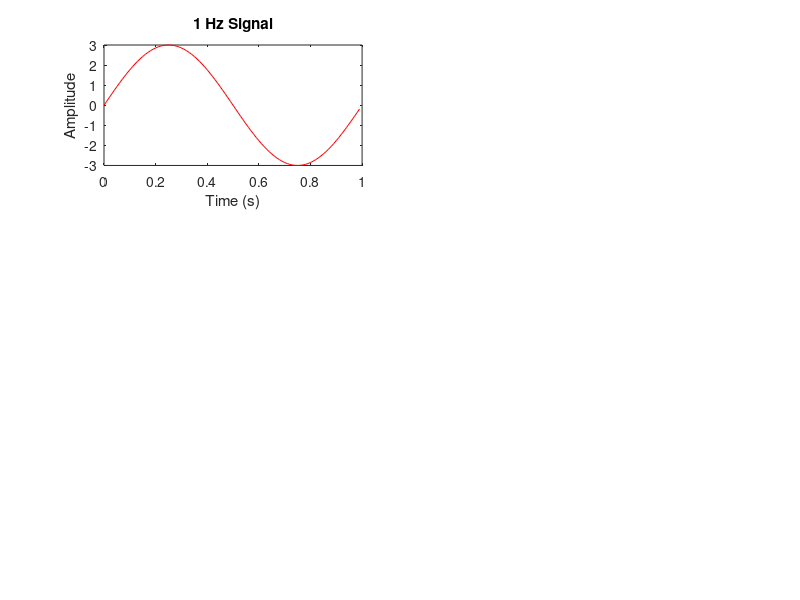
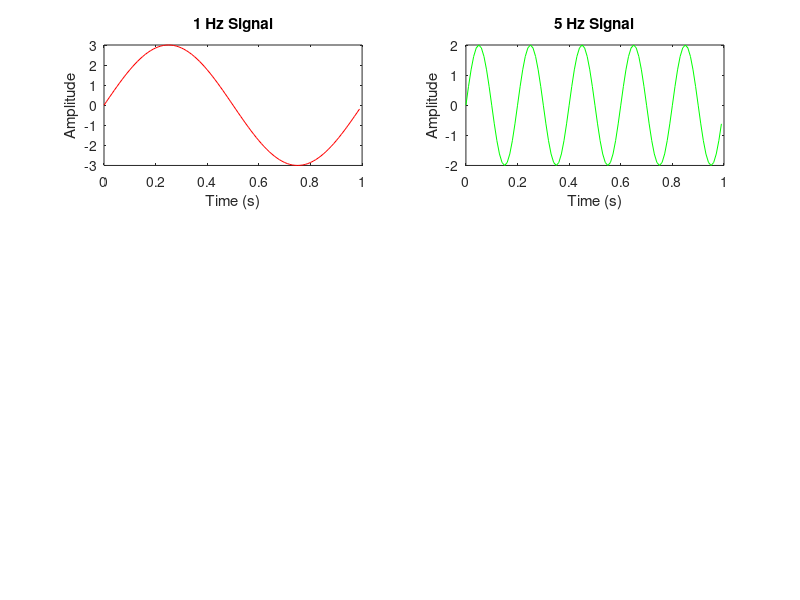
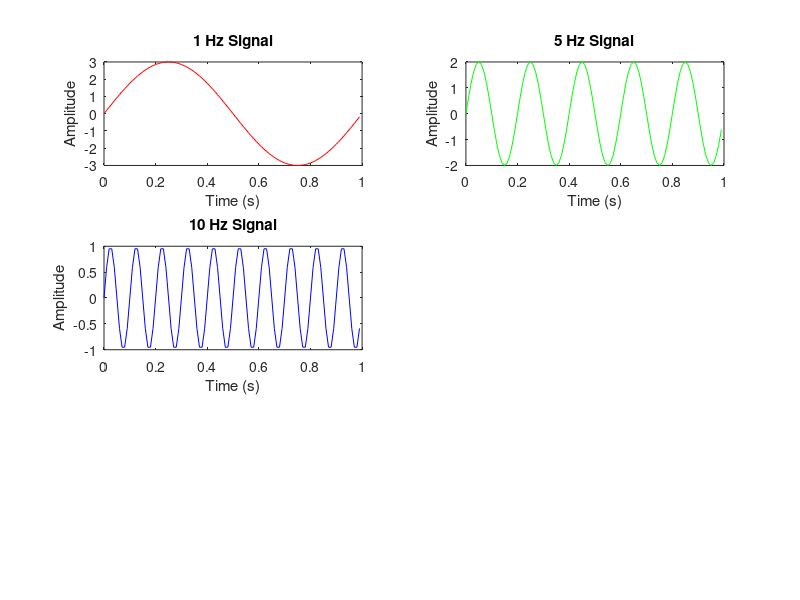
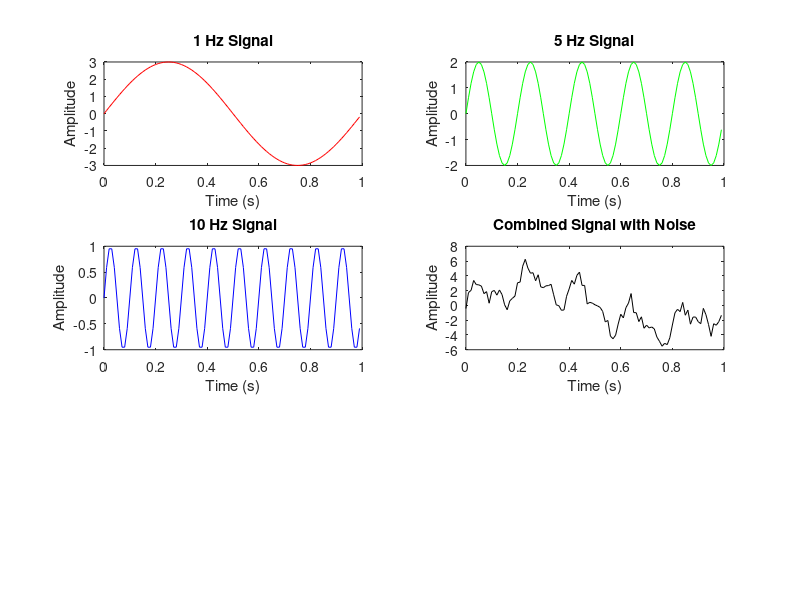

MATLAB code for these plots, in order:
% LAB 3: Signal Generation and Fast Fourier Transforms (FFTs) - ELYM 315 2025
% Generates 1 Hz, 5 Hz, and 10 Hz signals, combines them with noise, and uses FFT to recover frequency components.

% Define signal parameters
fs = 100;    % Sampling frequency (Hz)
T = 1;       % Total time (s)
t = 0:1/fs:T-1/fs; % Time vector

% Generate sinusoidal signals
f1 = 1;  A1 = 3;  x1 = A1 * sin(2*pi*f1*t);    % 1 Hz signal
f5 = 5;  A5 = 2;  x5 = A5 * sin(2*pi*f5*t);    % 5 Hz signal
f10 = 10; A10 = 1; x10 = A10 * sin(2*pi*f10*t); % 10 Hz signal

% Combining signals
x_combined = x1 + x5 + x10;

% Adding random noise
noise = 0.5 * randn(size(t));
x_noisy = x_combined + noise;

% Compute FFT
N = length(t);
X_f = fft(x_noisy);
X_magnitude = abs(X_f) / N;
freqs = (0:N-1) * (fs/N);

% Plot results
figure;

subplot(3,2,1);
plot(t, x1, 'r'); title('1 Hz Signal'); xlabel('Time (s)'); ylabel('Amplitude');
saveas(gcf, '1hz_signal.png');

subplot(3,2,2);
plot(t, x5, 'g'); title('5 Hz Signal'); xlabel('Time (s)'); ylabel('Amplitude');
saveas(gcf, '5hz_signal.png');

subplot(3,2,3);
plot(t, x10, 'b'); title('10 Hz Signal'); xlabel('Time (s)'); ylabel('Amplitude');
saveas(gcf, '10hz_signal.png');

subplot(3,2,4);
plot(t, x_noisy, 'k'); title('Combined Signal with Noise'); xlabel('Time (s)'); ylabel('Amplitude');
saveas(gcf, 'combined_signal.png');

subplot(3,2,[5 6]);
plot(freqs(1:N/2), 2*X_magnitude(1:N/2), 'm');
title('FFT Spectrum'); xlabel('Frequency (Hz)'); ylabel('Magnitude'); grid on;
saveas(gcf, 'fft_spectrum.png');

disp('FFT analysis completed.');
